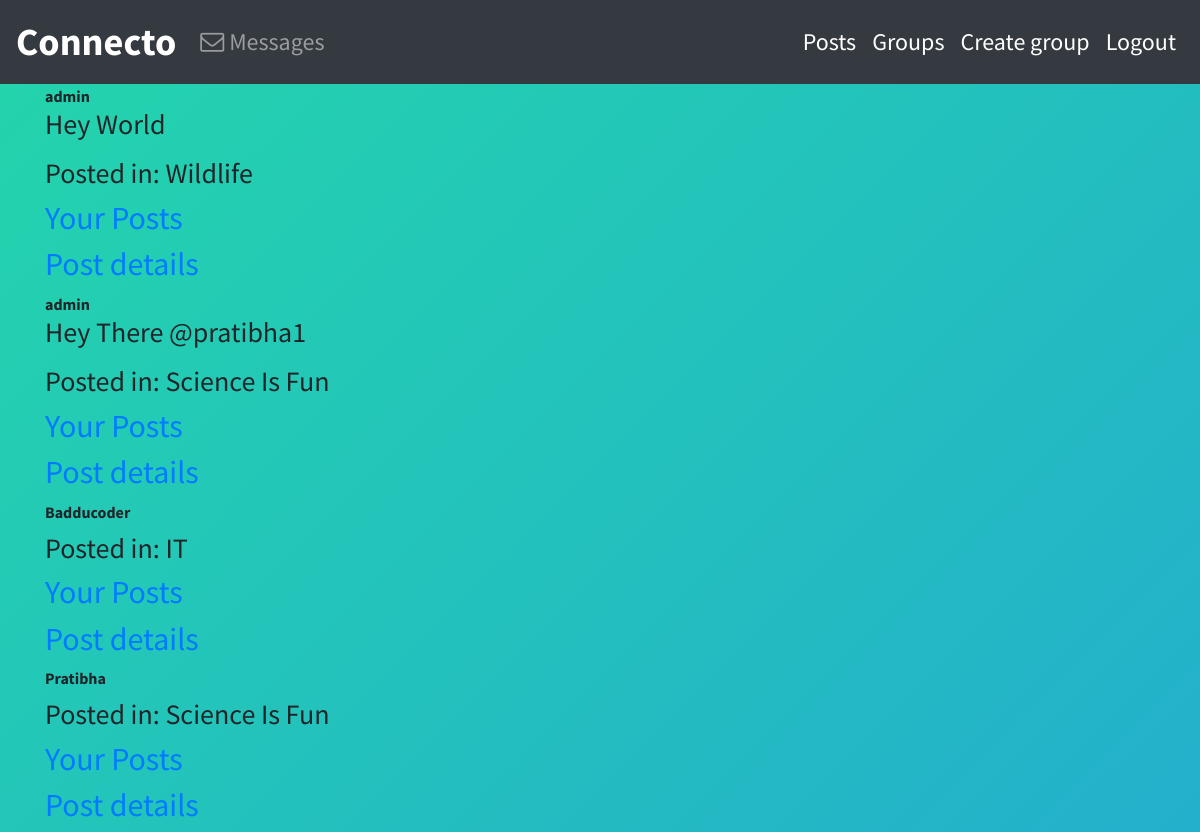
Screenshot of /posts/ (signed in) with the database file from the repository.
### posts/models.py (models this page shows, shortened)
class Post(models.Model):
    user=models.ForeignKey(User,related_name='posts',on_delete=models.CASCADE)
    message=models.TextField()
    message_html=models.TextField(editable=False)
    created_at=models.DateTimeField(auto_now=True)
    group=models.ForeignKey(Group,related_name='posts',null=True,blank=True,on_delete=models.CASCADE)
    class Meta:
        ordering =['-created_at']
        unique_together=['user','message']

### groups/models.py (models this page shows, shortened)
class Group(models.Model):
    name=models.CharField(max_length=250,unique=True)
    slug=models.SlugField(allow_unicode=True,unique=True)
    description=models.TextField(blank=True,default='')
    description_html=models.TextField(editable=False,default='',blank=True)
    members=models.ManyToManyField(User,related_name="Memberships")
    class Meta:
        ordering =['name']

### posts/views.py (the view)
# urls.py: path('',PostList.as_view(),name='all'),
class PostList(SelectRelatedMixin,ListView):
    model=Post
    select_related=('user','group')

### posts/templates/posts/post_list.html
{% extends "posts/post_base.html" %}
{% block post_content %}
<div class="col-md-8">
   {% for post in post_list %}
        {% include  "posts/_post.html" %}
   {% endfor %}
</div>
{% endblock %}

### posts/templates/posts/_post.html (shortened to what this page needs)
<div class="post-media">
    <strong>{{post.user.username}}</strong>
        <div class="media-body">
            <h3> {{post.message_html|safe}}</h3>
                {% if post.group %}
                    <h3>  Posted in: {{post.group.name}}</h3>
                {% endif %}
                {% if request.user.is_authenticated %}
                <h2><a href="{% url 'posts:for_user' username=post.user.username %}">Your Posts </a></h2>
                <h2><a href="{% url 'posts:single' username=post.user.username pk=post.pk %}">Post details </a></h2>
                {% endif %}
        </div>
    </div>

### static/css/base.css (style rules this page uses)
body { font-family: 'Source Sans Pro', sans-serif; width: 100wh; height: 90vh; background: linear-gradient(-45deg, #EE7752, #E73C7E, #23A6D5, #23D5AB); background-size: 400% 400%; -webkit-animation: Gradient 15s ease infinite; -moz-animation: Gradient 15s ease infinite; animation: Gradient 15s ease infinite; }

### rows the page displays
Post: user.username "admin", message_html "Hey World", group.name "Wildlife"
Post: user.username "admin", message_html "Hey There @pratibha1", group.name "Science Is Fun"
Post: user.username "Badducoder", group.name "IT"
Post: user.username "Pratibha", group.name "Science Is Fun"
